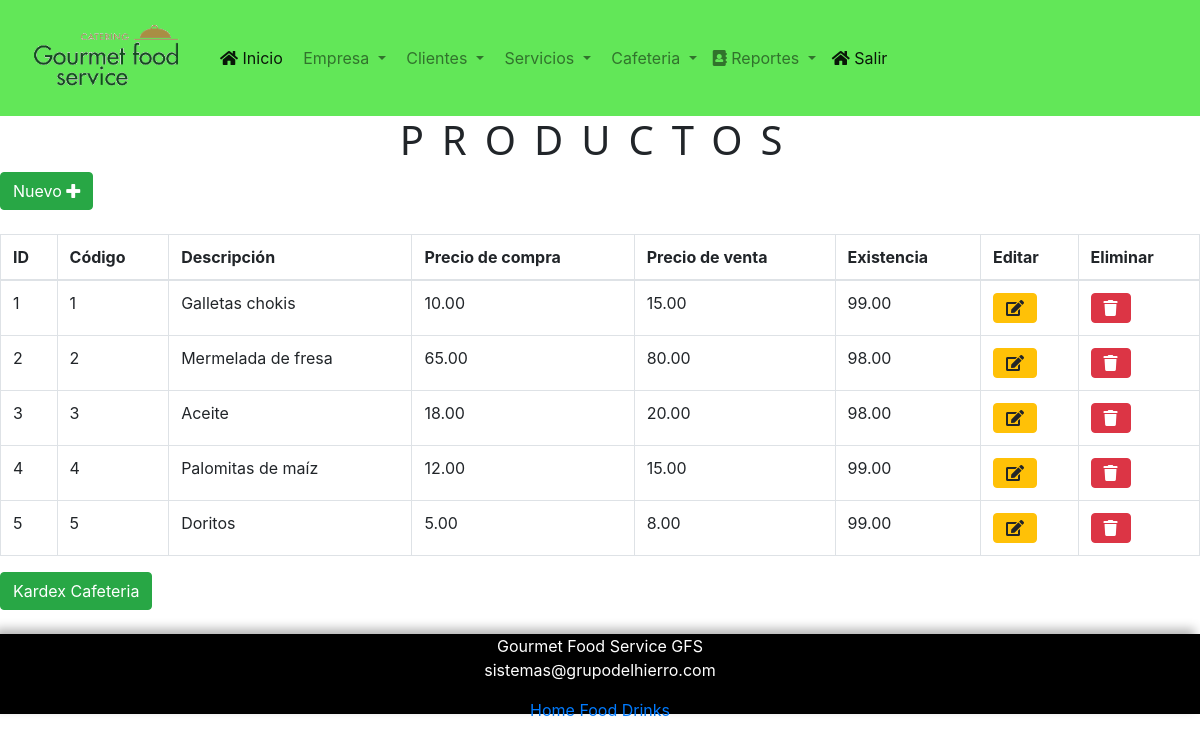
The app's page /listar.php with its own data.
### tables this page shows
CREATE TABLE `productos` (
  `id` bigint(20) UNSIGNED NOT NULL,
  `codigo` varchar(255) NOT NULL,
  `descripcion` varchar(255) NOT NULL,
  `precioVenta` decimal(5,2) NOT NULL,
  `precioCompra` decimal(5,2) NOT NULL,
  `existencia` decimal(5,2) NOT NULL
);

### listar.php (the view, shortened to what this page needs)
<?php
include_once "base_de_datos.php";
$sentencia = $base_de_datos->query("SELECT * FROM productos;");
$productos = $sentencia->fetchAll(PDO::FETCH_OBJ);
?>
<link rel="stylesheet" href="css/estilos.css">
    <head>
   <link rel="stylesheet" href="./css/fontawesome-all.min.css">
    <link rel="stylesheet" href="catering/sis/bootstrap/css/bootstrap.min.css">
<nav class="navbar navbar-expand-lg navbar-light "style="background-color: #62e758;" >
      <a class="navbar-brand"><img src="logo2.png" height="90px" width="180px;" /></a>
         <div id="my-nav" class="collapse navbar-collapse">
             <ul class="navbar-nav mr-auto">
                 <li class="nav-item active">
                     <a class="nav-link" href="catering/sis/principal.php"><i class="fas fa-home"></i> Inicio <span class="sr-only">(current)</span></a>
                 </li>
                 <li class="nav-item dropdown">
                <a class="nav-link dropdown-toggle" href="#" id="navbardrop" data-toggle="dropdown">
                       <i class="fas fa-school"></i> Empresa
                    </a>
                    </li>
                    <li class="nav-item dropdown">
                <a class="nav-link dropdown-toggle" href="#" id="navbardrop" data-toggle="dropdown">
                       <i class="fas fa-school"></i> Clientes
                    </a>
                    </li>
                 <li class="nav-item dropdown">
                <a class="nav-link dropdown-toggle" href="#" id="navbardrop" data-toggle="dropdown">
                       <i class="fas fa-school"></i> Servicios
                    </a>
                    </li>
                    <li class="nav-item dropdown">
                <a class="nav-link dropdown-toggle" href="#" id="navbardrop" data-toggle="dropdown">
                       <i class="fas fa-school"></i> Cafeteria
                    </a>
                    </li>
                    <li class="nav-item dropdown">
                <a class="nav-link dropdown-toggle" href="#" id="navbardrop" data-toggle="dropdown">
                       <i class="fas fa-address-book"></i> Reportes
                    </a>
                    </li>
                    <li class="nav-item active">
                     <a class="nav-link" href="catering/sis/salir.php"><i class="fas fa-home"></i> Salir <span class="sr-only">(current)</span></a>
                 </li>
             </ul>
         </div>
</nav>
	<div class="col-xs-12">
		<h1>Productos</h1>
		<div>
			<a class="btn btn-success" href="./formulario.php">Nuevo <i class="fa fa-plus"></i></a>
		</div>
		<br>
		<table class="table table-bordered">
			<thead>
				<tr>
					<th>ID</th>
					<th>Código</th>
					<th>Descripción</th>
					<th>Precio de compra</th>
					<th>Precio de venta</th>
					<th>Existencia</th>
					<th>Editar</th>
					<th>Eliminar</th>
				</tr>
			</thead>
			<tbody>
				<?php foreach($productos as $producto){ ?>
				<tr>
					<td><?php echo $producto->id ?></td>
					<td><?php echo $producto->codigo ?></td>
					<td><?php echo $producto->descripcion ?></td>
					<td><?php echo $producto->precioCompra ?></td>
					<td><?php echo $producto->precioVenta ?></td>
					<td><?php echo $producto->existencia ?></td>
					<td><a class="btn btn-warning" href="<?php echo "editar.php?id=" . $producto->id?>"><i class="fa fa-edit"></i></a></td>
					<td><a class="btn btn-danger" href="<?php echo "eliminar.php?id=" . $producto->id?>"><i class="fa fa-trash"></i></a></td>
				</tr>
				<?php } ?>
			</tbody>
		</table>
        <a class="btn btn-success" href="exportarKardexExcel.php">Kardex Cafeteria</a>
	</div>
<?php include_once "pie.php" ?>

### pie.php (shortened to what this page needs)
	<br>
	<footer>
<center>
  <address>
    Gourmet Food Service GFS<br>
    sistemas@grupodelhierro.com
  </address>
    <a href="/">Home</a>
    <a href="/food">Food</a>
    <a href="/drinks">Drinks</a>
  </center>
</footer>
</body>
</html>

### catering/sis/css/estilos.css (style rules this page uses)
* { padding: 0px; margin: 0px; }
h1 { letter-spacing: 1.5vw; font-family: 'system-ui'; text-transform: uppercase; text-align: center; }
footer { height: 10vh; background-color: black; color: white; display: flex; align-items: center; justify-content: center; box-shadow: -5px -5px 10px rgb(0,0,0,0.3); }

### records on screen
productos: id "1", codigo "1", descripcion "Galletas chokis", precioCompra "10.00", precioVenta "15.00", existencia "99.00"
productos: id "2", codigo "2", descripcion "Mermelada de fresa", precioCompra "65.00", precioVenta "80.00", existencia "98.00"
productos: id "3", codigo "3", descripcion "Aceite", precioCompra "18.00", precioVenta "20.00", existencia "98.00"
productos: id "4", codigo "4", descripcion "Palomitas de maíz", precioCompra "12.00", precioVenta "15.00", existencia "99.00"
productos: id "5", codigo "5", descripcion "Doritos", precioCompra "5.00", precioVenta "8.00", existencia "99.00"
